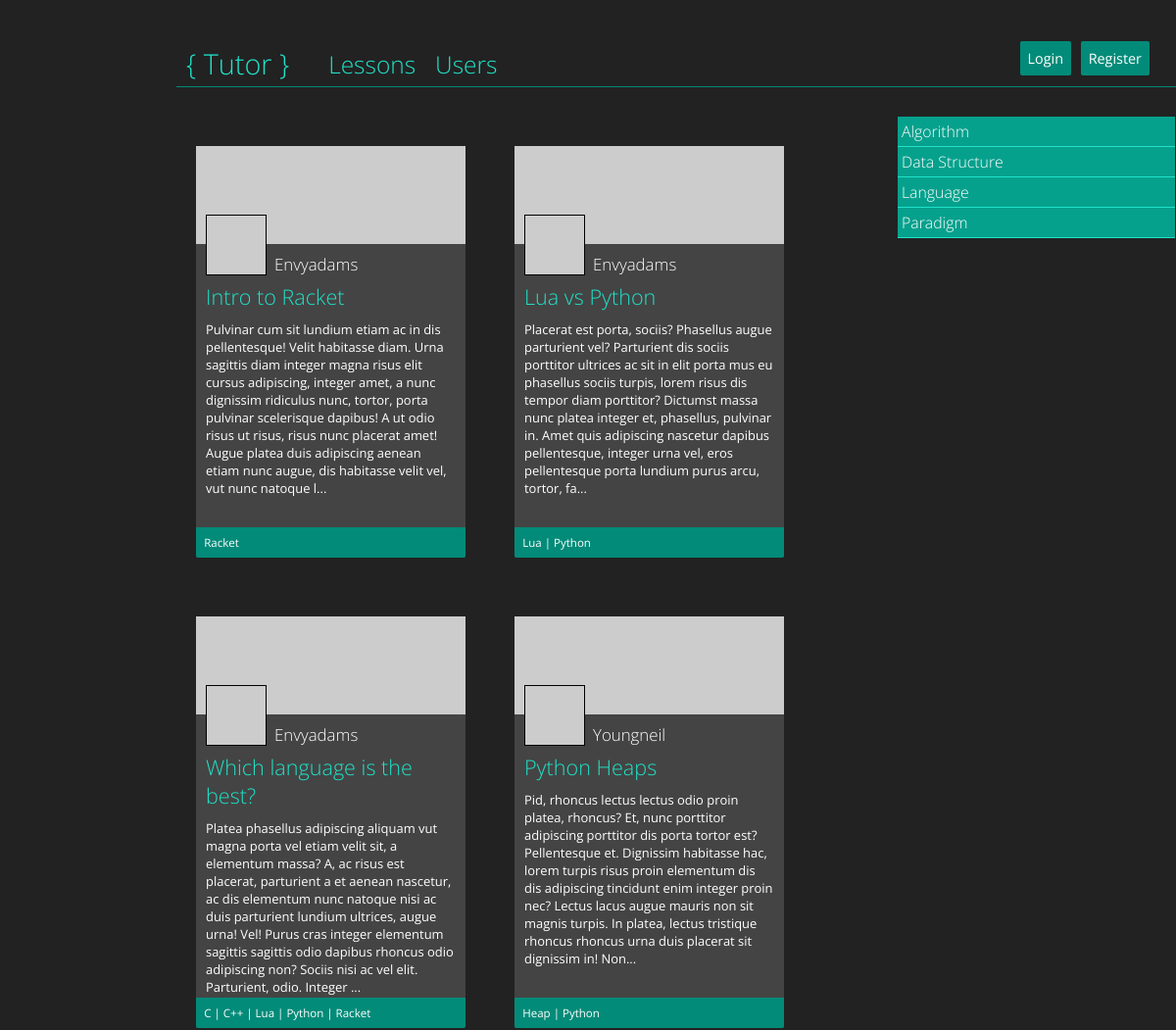
Before: / (upper part) with the older database file.
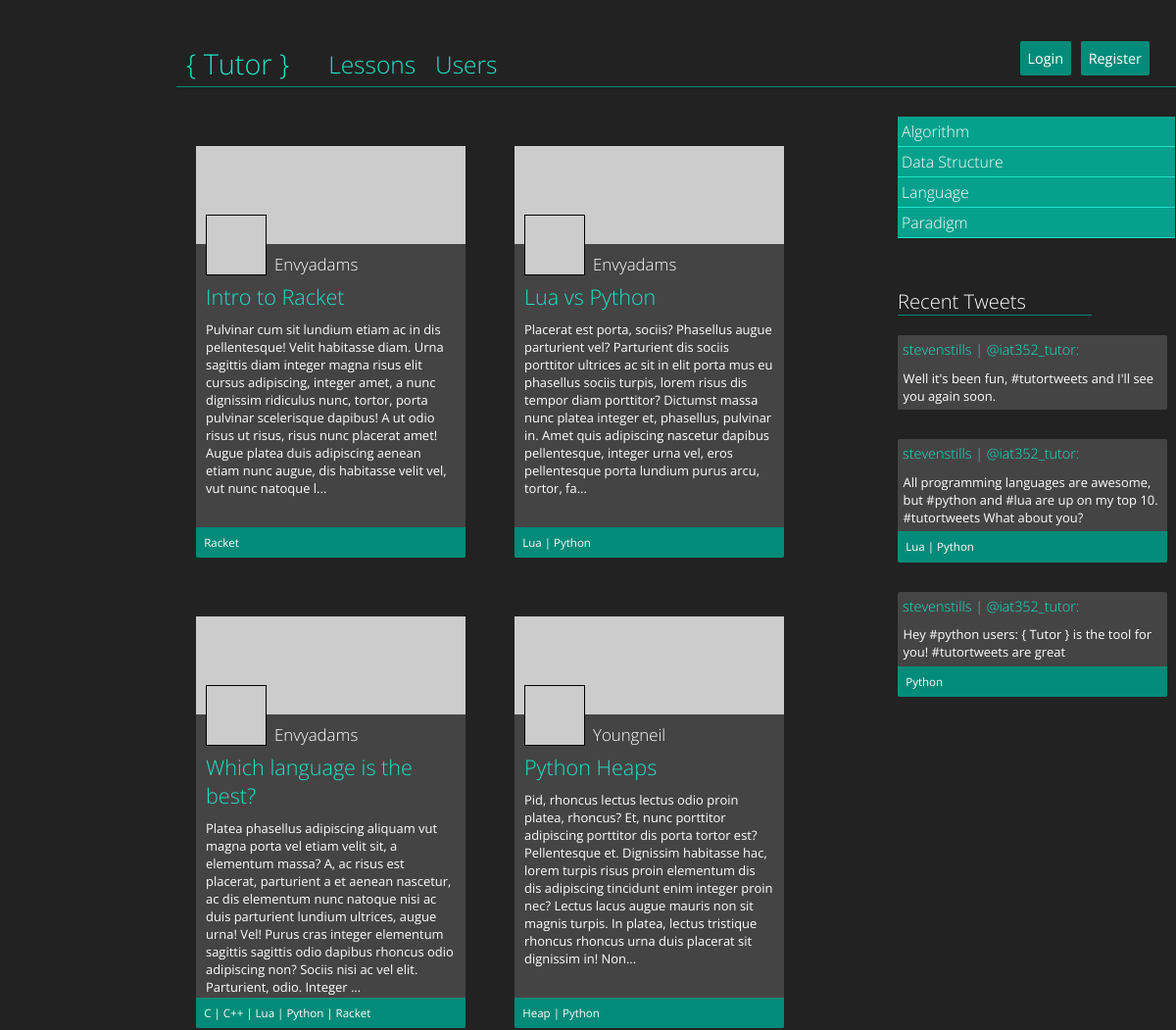
After: the same page with the newer database file.
### tables this page shows
CREATE TABLE IF NOT EXISTS `posts` (
  `id` int(11) NOT NULL AUTO_INCREMENT,
  `author` varchar(45) NOT NULL,
  `title` text NOT NULL,
  `content` longtext NOT NULL,
  `timestamp` timestamp NOT NULL DEFAULT CURRENT_TIMESTAMP ON UPDATE CURRENT_TIMESTAMP,
  PRIMARY KEY (`id`),
  KEY `id` (`id`)
);

CREATE TABLE IF NOT EXISTS `post_topics` (
  `id` int(11) NOT NULL AUTO_INCREMENT,
  `postId` int(11) NOT NULL,
  `topicName` varchar(45) NOT NULL,
  PRIMARY KEY (`id`),
  KEY `id` (`id`)
);

CREATE TABLE IF NOT EXISTS `tweets` (
  `id` varchar(24) NOT NULL,
  `authorTwitter` varchar(45) NOT NULL,
  `text` text NOT NULL,
  `tutorTweet` tinyint(1) NOT NULL DEFAULT '0',
  `timestamp` timestamp NOT NULL DEFAULT CURRENT_TIMESTAMP ON UPDATE CURRENT_TIMESTAMP,
  PRIMARY KEY (`id`)
);

CREATE TABLE IF NOT EXISTS `users` (
  `email` varchar(45) NOT NULL,
  `name` varchar(45) NOT NULL,
  `password` varchar(72) NOT NULL,
  `description` longtext NOT NULL,
  `twitter` varchar(45) NOT NULL,
  `facebook` varchar(45) NOT NULL,
  `flickr` varchar(45) NOT NULL,
  `userType` varchar(45) NOT NULL DEFAULT 'learner',
  PRIMARY KEY (`name`)
);

### index.php (called while the page is built)
<?php require_once("controller.php"); ?>

### lesson.php (the view)
<?php
function printLesson($connection, $posts) {
	foreach ($posts as $post) {
		$query = "SELECT topicName FROM post_topics WHERE postID = " . $post['id'];
		$result = mysqli_query($connection, $query);
		if ($result) $topics = mysqli_fetch_all($result);
	?>
	<article class="lesson">
		<img src="http://placehold.it/275x100" alt="Placeholder for Lesson Image" class="lessonImage" />
		<img src="http://placehold.it/60x60" alt="Author Icon" class="authorImage" />
		<h2 class="lessonAuthor"><a href="controller.php?action=user&name=<?php echo $post['author']; ?>"><?php echo ucwords($post['author']); ?></a></h2>
		<h1 class="lessonTitle"><a href="controller.php?action=lesson&id=<?php echo $post['id']; ?>"><?php echo $post['title']; ?></a></h1>
		<p class="lessonExcerpt">
			<?php
			$excerpt = (strlen(trim($post['content'])) > 383) ? substr($post['content'],0,380).'...' : $post['content'];
			echo $excerpt;
			?>
		</p>
		<?php if (count($topics) > 0) { ?>
		<div class="lessonTopics">
				<?php
				foreach($topics as $key=>$value) {
					echo '<a href="controller.php?action=displaylessons&topic=' . urlencode($value[0]) . '">';
					echo ucwords($value[0]);
					echo "</a>";
					if ($key < count($topics) - 1) {
						echo " | ";
					}
				}
				?>
		</div>
		<?php } ?>
	</article>
	<?php
	}
}
?>

### header.php (shortened to what this page needs)
<?php
function drawHeader() {
	?>
<!DOCTYPE html>
<html>
	<head>
		<link rel="stylesheet" type="text/css" href="style.css">
		<link rel="stylesheet" href="https://ajax.googleapis.com/ajax/libs/jqueryui/1.10.4/themes/smoothness/jquery-ui.css" />
	</head>
	<body>
		<div id="main">
			<header>
				<div id="logo"><a href="controller.php">{ Tutor }</a></div>
				<nav>
					<ul>
						<li><a href="controller.php?action=displaylessons&topic=all">Lessons</a></li>
						<li><a href="controller.php?action=displayusers&sort=name">Users</a></li>
					</ul>
				</nav>
				<?php if(!isset($_SESSION['valid_user'])) { ?>
				<a href="#" id="openLoginButton" class="buttonLinks" >Login</a>
				<a href="#" id="openRegistrationButton" class="buttonLinks" >Register</a>
				<?php } ?>
			</header>
			<?php
			}
			?>

### controller.php (shortened to what this page needs)
<?php
require_once("header.php");
require_once("footer.php");
require_once("displayLessons.php");
require("db.php");
@$connection = mysqli_connect($dbhost, $dbuser, $dbpass, $dbname);
drawHeader();
echo '<div id = "content">';
if (isset($_GET['action'])) {
	switch($_GET['action']) {
		case 'displayusers':
			displayUsers($connection, $_GET['sort']);
			break;
		case 'user':
			displayProfile($connection, $_GET['name']);
			break;
		case 'displaylessons':
			displayLessons($connection, $_GET['topic']);
			break;
		case 'lesson':
			displayLesson($connection, $_GET['id']);
			break;
		case 'editprofile':
			if (isset($_SESSION['valid_user'])) {
				editProfile($connection, $_SESSION['valid_user']);
			}
			break;
		case 'newpost':
			if (isset($_SESSION['valid_user']) && $_SESSION['user_type'] == "contributor") {
				createNewPost($connection);
			}
			break;
		case 'editpost':
			if (isset($_SESSION['valid_user']) && $_SESSION['user_type'] == "contributor") {
				editPost($connection, $_GET['id']);
			}
			break;
		case 'error':
			displayError($_GET['ermessage']);
			break;
		case 'dashboard':
			if (isset($_SESSION['valid_user']) && $_SESSION['user_type'] == "learner") {
				displayDashboard($connection);
			}
			break;
		case 'usersettings':
			if (isset($_SESSION['valid_user'])) {
				userSettings($connection);
			}
			break;
	}
} else {
	displayLessons($connection, 'all');
}
echo '</div>';
drawFooter();
?>

### displayLessons.php (shortened to what this page needs)
<?php
require_once("displayTwitter.php");
function displayLessons($connection, $tag) {
	if ($tag == "all") {
		$query = "SELECT id, author, title, content FROM posts ORDER BY timestamp DESC";
	} else {
		$query = "SELECT posts.id, posts.author, posts.title, posts.content, post_topics.postId, post_topics.topicName FROM posts, post_topics WHERE post_topics.postId = posts.id and post_topics.topicName = '" . rawurldecode($tag) . "' ORDER BY timestamp DESC";
	}
	$result = mysqli_query($connection, $query);
	$posts = [];
	if ($result) {
		$posts = mysqli_fetch_all($result, MYSQLI_ASSOC);
	} else {
		$data = array('action' => 'error', 'ermessage' => "Sorry, we were unable to access our database.");
		$url = 'controller.php' . "?" . http_build_query($data);
		header('Location: ' . $url);
		exit();
	}
	$categoryQuery = "SELECT DISTINCT category FROM topics ORDER BY category ASC";
	$categoryResults = mysqli_query($connection, $categoryQuery);
	$categories = [];
	if ($categoryResults) {
		$categories = mysqli_fetch_all($categoryResults, MYSQLI_ASSOC);
	} else {
		$data = array('action' => 'error', 'ermessage' => "Sorry, we were unable to access our database.");
		$url = 'controller.php' . "?" . http_build_query($data);
		header('Location: ' . $url);
		exit();
	}
	?>
	<article id="displayLessons">
		<div id="lessonSort">
			<ul>
				<?php
				foreach($categories as $category) {
					echo "<li class='topicCategory'>";
					echo ucwords($category['category']);
					echo "</li>";
				}
				?>
			</ul>
			<?php
			if (!isset($_SESSION['twitter']) || $_SESSION['twitter'] == 1 ) { ?>
				<?php
				if ($tag == "all") {
					$query = "SELECT tweets.id, tweets.text, tweets.authorTwitter, users.name FROM tweets, users, user_settings WHERE users.twitter = tweets.authorTwitter AND tutorTweet = 1 AND user_settings.username = users.name AND user_settings.displayTwitter = 1 ORDER BY id DESC LIMIT 10";
				}
				$result = mysqli_query($connection, $query);
				$tweets = mysqli_fetch_all($result, MYSQLI_ASSOC);
				if (count($tweets) > 0) {
					echo "<div id='publicTweets'>";
					echo "<h3>Recent Tweets</h3>";
					drawTweets($connection, $tweets);
					echo "</div>";
				}
				?>
				</div>
			<?php } ?>
		</div>
		<div id="lessonsSet">
		<?php
		printLesson($connection, $posts);
		?>
		</div>
	<?php
}
	?>

### footer.php (shortened to what this page needs)
<?php
function drawFooter() {
	?>
	</body>
</html>
<?php } ?>

### displayTwitter.php (shortened to what this page needs)
		<?php
function drawTweets($connection, $tweets) {
	foreach($tweets as $tweet) {
		$query = "SELECT DISTINCT topicName FROM tweet_topics WHERE tweetId = '" . $tweet['id'] . "'";
		$result = mysqli_query($connection, $query);
		$tweetTopics = mysqli_fetch_all($result, MYSQLI_ASSOC);
		?>
		<div class="tweet">
			<h4><a href="<?php echo "controller.php?action=user&name=" . $tweet['name']; ?>"><?php echo $tweet['name']; ?></a>
				| <a href="https://twitter.com/<?php echo $tweet['authorTwitter']; ?>">@<?php echo $tweet['authorTwitter']; ?></a>:</h4>
			<p><?php echo $tweet['text']; ?></p>
			<?php if (count($tweetTopics) > 0) {?>
			<div class="tweetTopics">
				<?php
				foreach($tweetTopics as $key=>$value) {
					echo '<a href="controller.php?action=displaylessons&topic=' . urlencode($value['topicName']) . '">';
					echo ucwords($value['topicName']);
					echo "</a>";
					if ($key < count($tweetTopics) - 1) {
						echo " | ";
					}
				}
				?>
			</div>
			<?php } ?>
		</div>
		<?php
	}
}
?>

### style.css (style rules this page uses)
html { height: 100%; }
body { font-family: 'Open Sans', sans-serif; font-weight: 400; font-size: 0.9em; color: #fff; background-color: #222; margin: 0px; height: 100%; }
h1 { font-weight: 300; }
a { color: #20e2c8; text-decoration: none; }
#main { width: 85%; margin-left: 15%; margin-top: 45px; }
header { padding: 4px; padding-left: 10px; border-bottom: 1px solid #038b79; }
#logo { display: inline; float: left; font-size: 2em; font-weight: 300; margin-right: 40px; color: #fff; margin-top: -4px; }
header nav { display: inline; }
header nav a { font-size: 1.7em; font-weight: 300; color: #20e2c8; }
nav ul { margin: 0px; padding: 0px; display: inline; }
nav ul li { list-style: none; float: left; margin-right: 20px; }
#openLoginButton { position: absolute; right: 100px; top: 35px; }
#openRegistrationButton { position: absolute; right: 20px; top: 35px; }
.buttonLinks { color:#fff; text-decoration: none; background:#038b79; padding:8px; margin:7px; border-radius:2px; }
article { margin-top: 30px; margin-left: 20px; }
#lessonsSet { clear: both; width: 75%; margin-top: 25px; }
.lesson { background: #444; width: 275px; height: 420px; border-radius: 2px; position: relative; float: left; margin-right: 30px; margin-bottom: 30px; }
.lesson .lessonTitle { font-weight: 300; }
.lesson a { color: #20e2c8; }
.lesson .authorImage { position: absolute; top: 70px; left: 10px; border: 1px solid #000; }
.lesson .lessonAuthor { position: absolute; top: 95px; left: 80px; font-weight: 300; font-size: 1.17em; color: #fff; }
.lesson .lessonAuthor a { color: #fff; }
.lesson .lessonTitle { margin-top: 35px; margin-left: 10px; margin-bottom: 5px; }
.lesson .lessonExcerpt { margin-top: 10px; margin-left: 10px; margin-right: 10px; font-size: 0.9em; }
.lesson .lessonTopics { width: 94%; background-color: #038b79; position: absolute; bottom: 0px; border-bottom-left-radius: 2px; border-bottom-right-radius: 2px; font-size: 0.8em; color: #fff; padding: 3%; }
.lesson .lessonTopics a { color: #fff; }
#lessonSort { position: absolute; right: 1px; }
#lessonSort ul { margin: 0px; padding: 0px; }
#lessonSort li { list-style: none; }
#lessonSort .topicCategory { background: #06a18d; padding: 4px; width: 275px; font-weight: 300; font-size: 1.1em; border-bottom: 1px solid #20e2c8; clear: both; }
.tweet { background: #444; border-radius: 2px; width: 275px; margin-bottom: 30px; position: relative; }
.tweet p { padding: 2%; font-size: 0.9em; margin: 0px; }
.tweetTopics { width: 94%; background-color: #038b79; bottom: 0px; border-bottom-right-radius: 2px; border-bottom-left-radius: 2px; font-size: 0.8em; padding: 3%; }
.tweetTopics a { color: #fff; }
#publicTweets, #dashboardTweets { margin-top: 50px; }
#publicTweets h3, #dashboardTweets h3 { font-weight: 300; font-size: 1.4em; border-bottom: 1px solid #038b79; width: 70%; }
#publicTweets h4, #dashboardTweets h4 { font-weight: 300; margin: 0px; padding: 5px; color: #20e2c8; }

Changed rows visible on the page:
added tweets: users.name "stevenstills", authorTwitter "iat352_tutor", text "Well it's been fun, #tutortweets and I'll see you again soon."
added tweets: users.name "stevenstills", authorTwitter "iat352_tutor", text "All programming languages are awesome, but #python and #lua are up on my top 10. #tutortweets What about you?", topicName "Lua", topicName "Python"
added tweets: users.name "stevenstills", authorTwitter "iat352_tutor", text "Hey #python users: { Tutor } is the tool for you! #tutortweets are great", topicName "Python"
Other visible differences:
text now shown: "Recent Tweets"
